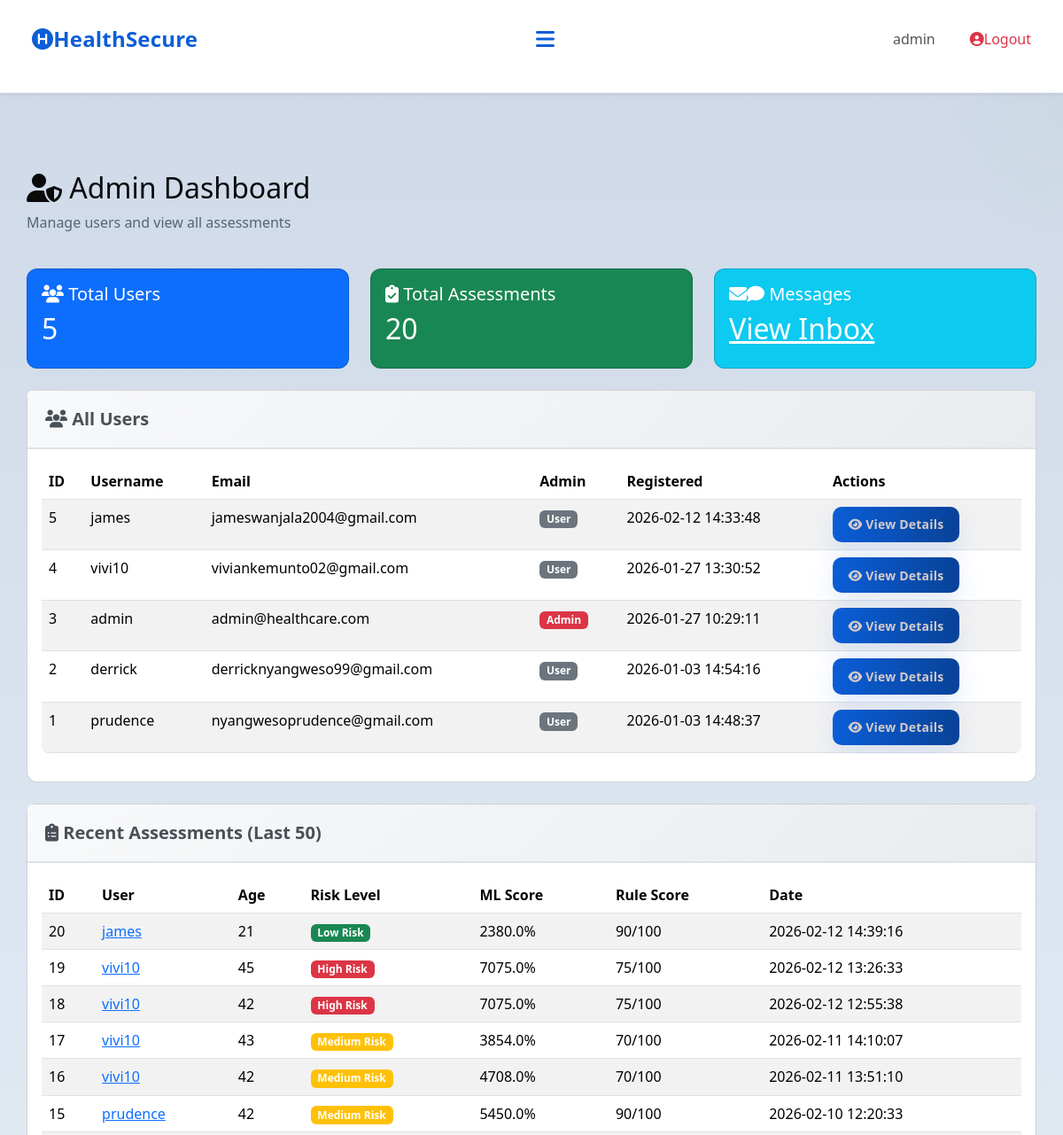
Page /admin (signed in, upper part) on the earlier database version.
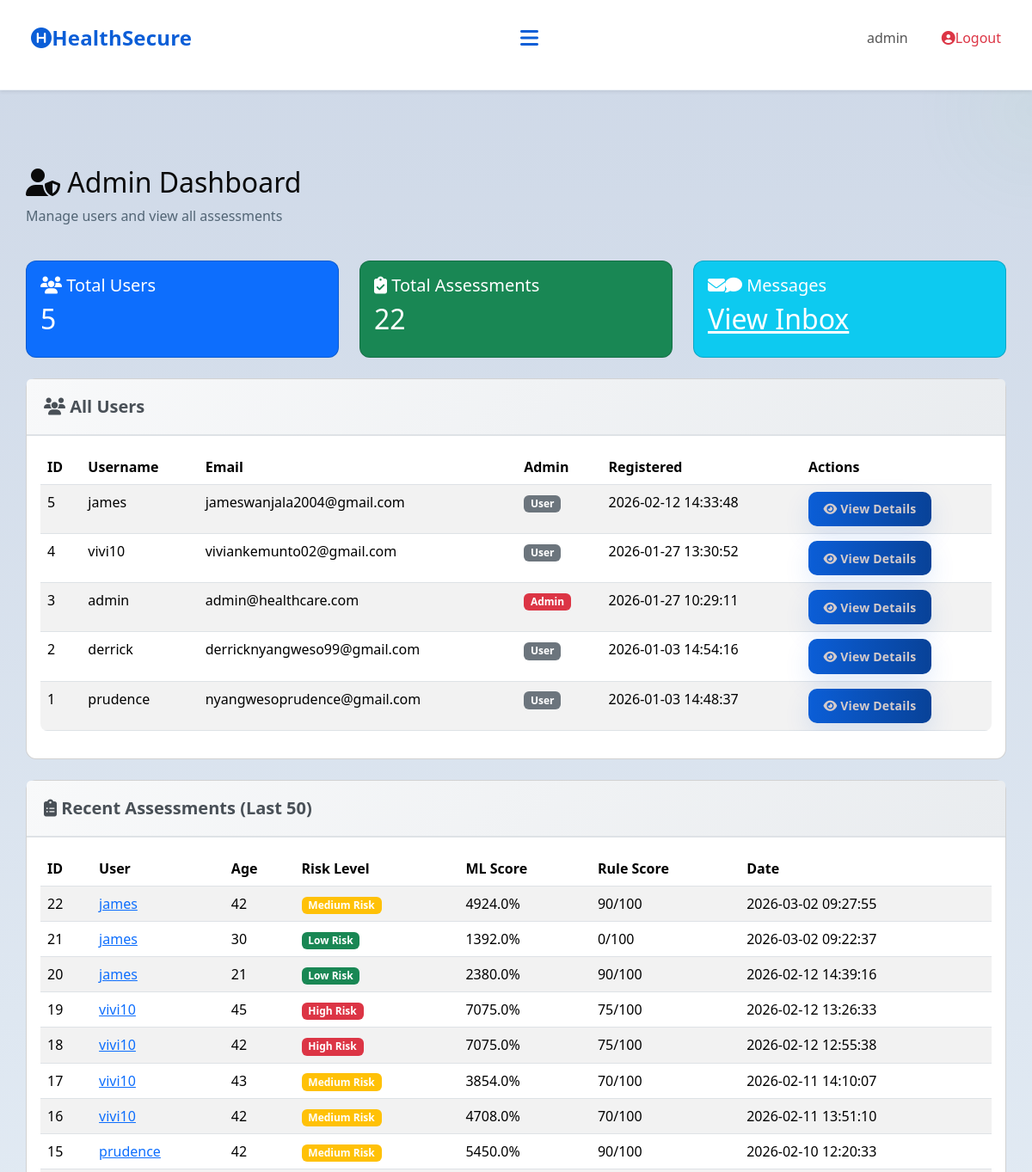
Same page on the later database version.
### tables this page shows
CREATE TABLE users (
            id INTEGER PRIMARY KEY AUTOINCREMENT,
            username TEXT UNIQUE NOT NULL,
            email TEXT UNIQUE NOT NULL,
            password TEXT NOT NULL,
            created_at TIMESTAMP DEFAULT CURRENT_TIMESTAMP
        , is_admin INTEGER DEFAULT 0);

CREATE TABLE assessments (
            id INTEGER PRIMARY KEY AUTOINCREMENT,
            user_id INTEGER NOT NULL,
            age INTEGER,
            gender TEXT,
            marital_status TEXT,
            employment_status TEXT,
            income REAL,
            children INTEGER,
            education_level TEXT,
            residence_type TEXT,
            chronic_illness TEXT,
            family_size INTEGER,
            healthcare_knowledge TEXT,
            hospital_visit_gap REAL,
            routine_checkups INTEGER,
            cancer_screening INTEGER,
            dental_checkup INTEGER,
            mental_health_support INTEGER,
            risk_level TEXT,
            probability REAL,
            created_at TIMESTAMP DEFAULT CURRENT_TIMESTAMP, rule_based_score INTEGER DEFAULT 0, rule_based_category TEXT DEFAULT "Unknown",
            FOREIGN KEY (user_id) REFERENCES users (id)
        );

### app.py (the view)
@app.route('/admin')
@admin_required
def admin_dashboard():
    conn = get_db_connection()
    users = conn.execute('SELECT * FROM users ORDER BY created_at DESC').fetchall()
    total_assessments = conn.execute('SELECT COUNT(*) as count FROM assessments').fetchone()['count']
    recent_assessments = conn.execute('''
        SELECT a.*, u.username, u.email
        FROM assessments a
        JOIN users u ON a.user_id = u.id
        ORDER BY a.created_at DESC
        LIMIT 50
    ''').fetchall()
    conn.close()
    return render_template('admin_dashboard.html',
                          username=session.get('username'),
                          users=users,
                          total_assessments=total_assessments,
                          recent_assessments=recent_assessments)

### app.py (called while the page is built)
def get_db_connection():
    conn = sqlite3.connect(DATABASE)
    conn.row_factory = sqlite3.Row
    return conn

def is_admin():
    return bool(session.get('logged_in')) and session.get('is_admin', 0) == 1

def admin_required(f):
    from functools import wraps
    @wraps(f)
    def decorated_function(*args, **kwargs):
        if not session.get('logged_in'):
            flash('Please log in to access this page.', 'warning')
            return redirect(url_for('login'))
        if not is_admin():
            flash('Access denied. Admin privileges required.', 'danger')
            return redirect(url_for('index'))
        return f(*args, **kwargs)
    return decorated_function

### templates/admin_dashboard.html (shortened to what the changed rows need)
{% extends 'base.html' %}
{% block extra_css %}
<link rel="stylesheet" href="{{ url_for('static', filename='css/admin.css') }}">
{% endblock %}
{% block content %}
<div class="container mt-5">
    <div class="row mb-4">
        <div class="col-12">
            <h2><i class="fas fa-user-shield"></i> Admin Dashboard</h2>
        </div>
    </div>
    <div class="row mb-4">
        <div class="col-md-4">
            <div class="card bg-primary text-white">
                <div class="card-body">
                    <h2>{{ users|length }}</h2>
                </div>
            </div>
        </div>
        <div class="col-md-4">
            <div class="card bg-success text-white">
                <div class="card-body">
                    <h5 class="card-title"><i class="fas fa-clipboard-check"></i> Total Assessments</h5>
                    <h2>{{ total_assessments }}</h2>
                </div>
            </div>
        </div>
        <div class="col-md-4">
            <div class="card bg-info text-white">
                <div class="card-body">
                    <h2><a href="{{ url_for('contact') }}" class="text-white">View Inbox</a></h2>
                </div>
            </div>
        </div>
    </div>
    <div class="card mb-4">
        <div class="card-body">
            <div class="table-responsive">
                <table class="table table-striped table-hover">
                    <thead>
                        <tr>
                            <th>ID</th>
                            <th>Username</th>
                            <th>Email</th>
                            <th>Admin</th>
                            <th>Registered</th>
                            <th>Actions</th>
                        </tr>
                    </thead>
                    <tbody>
                        {% for user in users %}
                        <tr>
                            <td>{{ user.id }}</td>
                            <td>{{ user.username }}</td>
                            <td>{{ user.email }}</td>
                            <td>
                                {% if user.is_admin == 1 %}
                                <span class="badge bg-danger">Admin</span>
                                {% else %}
                                <span class="badge bg-secondary">User</span>
                                {% endif %}
                            </td>
                            <td>{{ user.created_at }}</td>
                            <td>
                                <a href="{{ url_for('admin_view_user', user_id=user.id) }}" class="btn btn-sm btn-primary">
                                    <i class="fas fa-eye"></i> View Details
                                </a>
                            </td>
                        </tr>
                        {% endfor %}
                    </tbody>
                </table>
            </div>
        </div>
    </div>
    <div class="card">
        <div class="card-body">
            <div class="table-responsive">
                <table class="table table-striped table-hover">
                    <thead>
                        <tr>
                            <th>ID</th>
                            <th>User</th>
                            <th>Age</th>
                            <th>Risk Level</th>
                            <th>ML Score</th>
                            <th>Rule Score</th>
                            <th>Date</th>
                        </tr>
                    </thead>
                    <tbody>
                        {% for assessment in recent_assessments %}
                        <tr>
                            <td>{{ assessment.id }}</td>
                            <td>
                                <a href="{{ url_for('admin_view_user', user_id=assessment.user_id) }}">
                                    {{ assessment.username }}
                                </a>
                            </td>
                            <td>{{ assessment.age }}</td>
                            <td>
                                {% if assessment.risk_level == 'High Risk' %}
                                <span class="badge bg-danger">{{ assessment.risk_level }}</span>
                                {% elif assessment.risk_level == 'Medium Risk' %}
                                <span class="badge bg-warning">{{ assessment.risk_level }}</span>
                                {% else %}
                                <span class="badge bg-success">{{ assessment.risk_level }}</span>
                                {% endif %}
                            </td>
                            <td>{{ (assessment.probability * 100)|round(1) }}%</td>
                            <td>{{ assessment.rule_based_score }}/100</td>
                            <td>{{ assessment.created_at }}</td>
                        </tr>
                        {% endfor %}
                    </tbody>
                </table>
            </div>
        </div>
    </div>
</div>
{% endblock %}

### templates/base.html (shortened to what this page needs)
<!DOCTYPE html>
<html lang="en">
<head>
    <link rel="stylesheet" href="https://cdn.jsdelivr.net/npm/bootstrap@5.3.2/dist/css/bootstrap.min.css">
    <link rel="stylesheet" href="https://cdnjs.cloudflare.com/ajax/libs/font-awesome/6.4.0/css/all.min.css">
    <link rel="stylesheet" href="{{ url_for('static', filename='css/base.css') }}">
    <link rel="stylesheet" href="{{ url_for('static', filename='css/style.css') }}">
    {% block extra_css %}{% endblock %}
</head>
<body class="bg-light">
<nav class="navbar navbar-expand-lg bg-white shadow-sm px-4">
<div class="container-fluid">
  <div class="logo"><i class="fa-solid fa-circle-h"></i>HealthSecure</div>
    <button class="hamburger-menu" id="hamburgerBtn" aria-label="Toggle navigation">
        <i class="fa-solid fa-bars"></i>
    </button>
    <div class="nav-right">
        {% if session.logged_in %}
            <span style="margin-right: 10px; color: #555;">{{ session.username }}</span>
            <a href="{{ url_for('logout') }}" style="margin-left:15px; color:#dc3545; text-decoration:none;"><i class="fa-solid fa-circle-user"></i>Logout</a>
        {% else %}
            <a href="{{ url_for('login') }}" style="margin-left:15px; color:#0b5ed7; text-decoration:none;"><i class="fa-solid fa-circle-user"></i>Login</a>
        {% endif %}
    </div>
    </div>
</nav>
<div class="container mt-4" style="padding-top: 1rem;">
  {% block content %}{% endblock %}
</div>
</body>
</html>

Differences in the rows shown:
added assessments: id "22", username "james", age "42", risk_level "Medium Risk", (assessment.probability*100)|round(1) "4924.0", rule_based_score "90", created_at "2026-03-02 09:27:55"
added assessments: id "21", username "james", age "30", risk_level "Low Risk", (assessment.probability*100)|round(1) "1392.0", rule_based_score "0", created_at "2026-03-02 09:22:37"
Other differences:
{{ total_assessments }}: "20" → "22"
